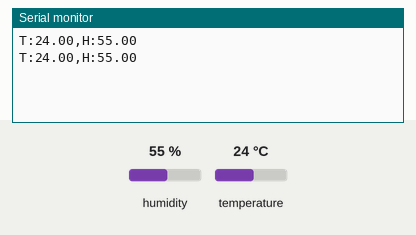
A sketch run on a simulated Arduino Uno, built with avr-gcc and run on an emulated ATmega328P. Parts: the last lines printed to the serial monitor. The inputs (shaded band) are chosen by the test bench; at power-on: humidity 55 %, temperature 24 °C.

Above: at 2.8 s.
2.9 s: humidity set to 22 %
At 4.7 s:
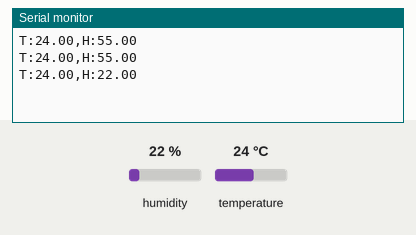
5.6 s: temperature set to 12 °C
At 6.4 s:
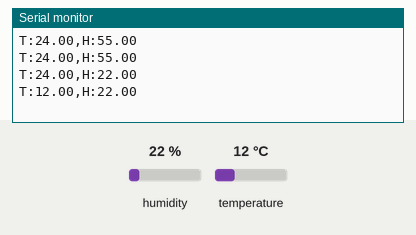
8.3 s: humidity set to 40 %
At 11.1 s:
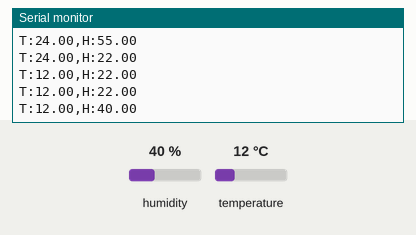
Timing chart, 0 to 12.6 s (numbered marks = the images above; inputs shaded):
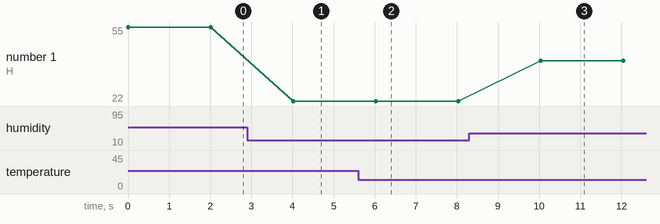

The sketch:

UART_master_code_1.ino
```cpp
#include <DHT.h>

#define DHTPIN 2
#define DHTTYPE DHT22

DHT dht(DHTPIN, DHTTYPE);

void setup() {
  Serial.begin(9600); // UART
  dht.begin();
}

void loop() {
  float temp = dht.readTemperature();
  float hum = dht.readHumidity();

  if (!isnan(temp) && !isnan(hum)) {
    Serial.print("T:");
    Serial.print(temp);
    Serial.print(",H:");
    Serial.println(hum);
  }
  delay(2000);
}
```

Measured:
- after the input at 2.9 s, the serial monitor: prints a new line after 1.1 s (image 1)
- after the input at 5.6 s, the serial monitor: prints a new line after 0.42 s (image 2)
- after the input at 8.3 s, the serial monitor: prints a new line after 1.7 s (image 3)
- plotted number 1: 55 → 22 after the input at 2.9 s, 22 → 40 after the input at 8.3 s
